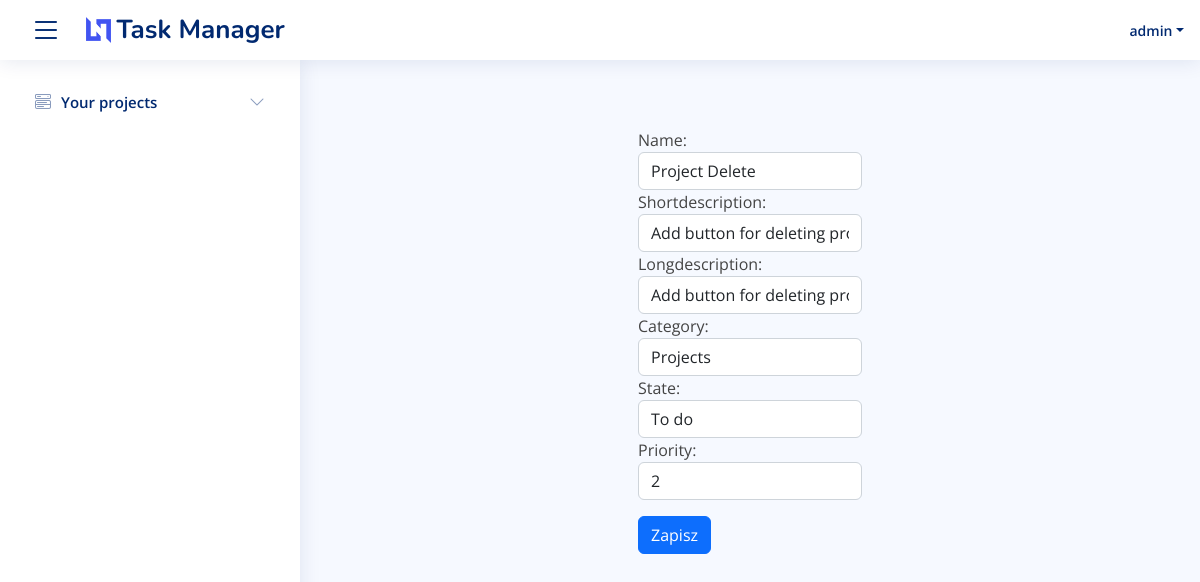
Before: /tasks/taskList/4/taskDetail/13/editTask/ (signed in) with the older database file.
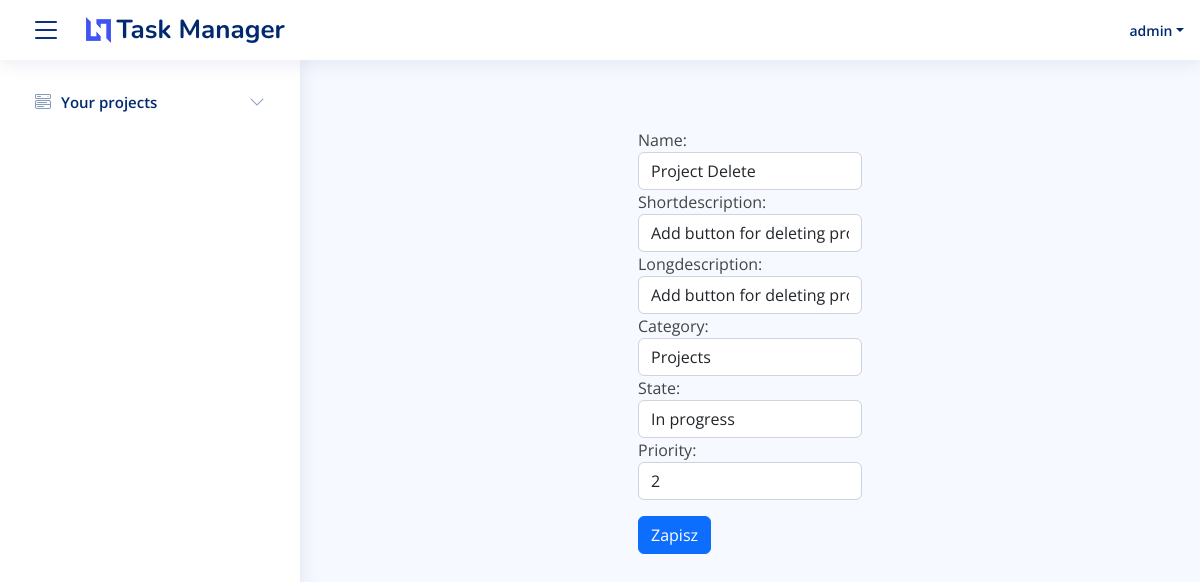
After: the same page with the newer database file.
### tasks/models.py (models this page shows, shortened)
class Task(models.Model):
    name = models.CharField(max_length=100)
    shortDescription = models.CharField(max_length=100)
    longDescription = models.CharField(max_length=500)
    category = models.CharField(max_length=50)
    stateOptions = models.TextChoices('state', 'toDo inProgress done')
    state = models.CharField(blank=True, max_length=10, choices=stateOptions.choices)
    priority = models.IntegerField()
    createdBy = models.ForeignKey(
        settings.AUTH_USER_MODEL,
        on_delete=models.CASCADE,
        default=1
    )
    filePath = models.CharField(max_length=500, default='')
    projectName = models.ForeignKey(Project, on_delete=models.CASCADE)

### tasks/views/views.py (the view)
# urls.py: path('taskList/<int:projectId>/taskDetail/<int:taskId>/editTask/', views.editTask, name='editTask'),
def editTask(request, projectId, taskId):
    task = Task.objects.get(id=taskId)
    form = TaskCreateForm(initial={
        'name': task.name,
        'shortDescription': task.shortDescription,
        'longDescription': task.longDescription,
        'category': task.category,
        'state': task.state,
        'priority': task.priority,
    })
    return render(request, 'editTask.html', {'form': form, 'projectId': projectId, 'taskId': taskId})

### tasks/forms.py
class TaskCreateForm(forms.Form):
    name = forms.CharField(max_length=100, widget=forms.TextInput(attrs={'class': 'form-control'}))
    shortDescription = forms.CharField(max_length=100, widget=forms.TextInput(attrs={'class': 'form-control'}))
    longDescription = forms.CharField(max_length=500, widget=forms.TextInput(attrs={'class': 'form-control'}))
    category = forms.CharField(max_length=50, widget=forms.TextInput(attrs={'class': 'form-control'}))
    CHOICES = (
    ('toDo', 'To do'),
    ('inProgress', 'In progress'),
    ('done', 'Done'),
    )
    state = forms.CharField(widget=forms.Select(choices=CHOICES, attrs={'class': 'form-control'}))
    priority = forms.IntegerField(widget=forms.NumberInput(attrs={'class': 'form-control'}))

### templates/editTask.html (shortened to what this page needs)
{% extends 'base.html' %}
{% block content %}
      <div class="container-fluid">
        <div class="row justify-content-center p-5">
          <div class="col-sm-4">
            <form action="{% url 'editTaskExecute' projectId taskId %}" method="POST">
                {{ form }}
                <input type="submit" value="Zapisz" class="btn btn-primary mt-3">
            </form>
          </div>
        </div>
      </div>
      {% endblock %}

Changed rows visible on the page:
changed Task "Project Delete": state "To do" → "In progress"
